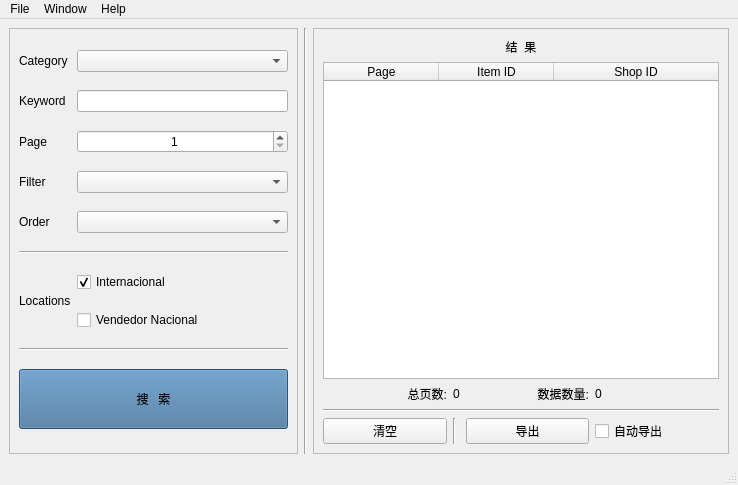
<?xml version="1.0" encoding="UTF-8"?>
<ui version="4.0">
 <class>MainWindow</class>
 <widget class="QMainWindow" name="MainWindow">
  <property name="geometry">
   <rect>
    <x>0</x>
    <y>0</y>
    <width>738</width>
    <height>485</height>
   </rect>
  </property>
  <property name="minimumSize">
   <size>
    <width>700</width>
    <height>485</height>
   </size>
  </property>
  <property name="windowTitle">
   <string>MainWindow</string>
  </property>
  <widget class="QWidget" name="centralwidget">
   <layout class="QHBoxLayout" name="horizontalLayout">
    <item>
     <widget class="QFrame" name="frame">
      <property name="minimumSize">
       <size>
        <width>250</width>
        <height>0</height>
       </size>
      </property>
      <property name="maximumSize">
       <size>
        <width>350</width>
        <height>16777215</height>
       </size>
      </property>
      <property name="frameShape">
       <enum>QFrame::StyledPanel</enum>
      </property>
      <property name="frameShadow">
       <enum>QFrame::Raised</enum>
      </property>
      <layout class="QGridLayout" name="gridLayout_2">
       <item row="6" column="0" colspan="2">
        <widget class="Line" name="line_3">
         <property name="orientation">
          <enum>Qt::Horizontal</enum>
         </property>
        </widget>
       </item>
       <item row="0" column="1">
        <widget class="QComboBox" name="category_box">
         <property name="layoutDirection">
          <enum>Qt::LeftToRight</enum>
         </property>
        </widget>
       </item>
       <item row="4" column="0">
        <widget class="QLabel" name="label_5">
         <property name="text">
          <string>Filter</string>
         </property>
        </widget>
       </item>
       <item row="9" column="0" colspan="2">
        <widget class="Line" name="line_2">
         <property name="orientation">
          <enum>Qt::Horizontal</enum>
         </property>
        </widget>
       </item>
       <item row="7" column="0" rowspan="2">
        <widget class="QLabel" name="label_6">
         <property name="text">
          <string>Locations</string>
         </property>
        </widget>
       </item>
       <item row="7" column="1">
        <widget class="QCheckBox" name="international_checkbox">
         <property name="text">
          <string>Internacional</string>
         </property>
         <property name="checked">
          <bool>true</bool>
         </property>
        </widget>
       </item>
       <item row="0" column="0">
        <widget class="QLabel" name="label">
         <property name="text">
          <string>Category</string>
         </property>
        </widget>
       </item>
       <item row="10" column="0" colspan="2">
        <widget class="QPushButton" name="search_button">
         <property name="minimumSize">
          <size>
           <width>0</width>
           <height>60</height>
          </size>
         </property>
         <property name="styleSheet">
          <string notr="true">background-color: rgb(65, 113, 156);</string>
         </property>
         <property name="text">
          <string>搜   索</string>
         </property>
        </widget>
       </item>
       <item row="3" column="1">
        <widget class="QSpinBox" name="page_box">
         <property name="alignment">
          <set>Qt::AlignCenter</set>
         </property>
         <property name="minimum">
          <number>1</number>
         </property>
         <property name="maximum">
          <number>100</number>
         </property>
        </widget>
       </item>
       <item row="5" column="1">
        <widget class="QComboBox" name="sort_box"/>
       </item>
       <item row="8" column="1">
        <widget class="QCheckBox" name="local_checkbox">
         <property name="text">
          <string>Vendedor Nacional</string>
         </property>
        </widget>
       </item>
       <item row="2" column="1">
        <widget class="QLineEdit" name="keyword_edit"/>
       </item>
       <item row="5" column="0">
        <widget class="QLabel" name="order_label">
         <property name="text">
          <string>Order</string>
         </property>
        </widget>
       </item>
       <item row="2" column="0">
        <widget class="QLabel" name="label_3">
         <property name="text">
          <string>Keyword</string>
         </property>
        </widget>
       </item>
       <item row="3" column="0">
        <widget class="QLabel" name="label_4">
         <property name="text">
          <string>Page</string>
         </property>
        </widget>
       </item>
       <item row="4" column="1">
        <widget class="QComboBox" name="filter_box"/>
       </item>
      </layout>
     </widget>
    </item>
    <item>
     <widget class="Line" name="line">
      <property name="orientation">
       <enum>Qt::Vertical</enum>
      </property>
     </widget>
    </item>
    <item>
     <widget class="QFrame" name="frame_2">
      <property name="frameShape">
       <enum>QFrame::StyledPanel</enum>
      </property>
      <property name="frameShadow">
       <enum>QFrame::Raised</enum>
      </property>
      <layout class="QGridLayout" name="gridLayout">
       <item row="3" column="0" colspan="4">
        <widget class="Line" name="line_5">
         <property name="orientation">
          <enum>Qt::Horizontal</enum>
         </property>
        </widget>
       </item>
       <item row="4" column="3">
        <widget class="QCheckBox" name="auto_save_checkbox">
         <property name="layoutDirection">
          <enum>Qt::LeftToRight</enum>
         </property>
         <property name="text">
          <string>自动导出</string>
         </property>
        </widget>
       </item>
       <item row="4" column="2">
        <widget class="QPushButton" name="save_button">
         <property name="text">
          <string>导出</string>
         </property>
        </widget>
       </item>
       <item row="4" column="1">
        <widget class="Line" name="line_4">
         <property name="orientation">
          <enum>Qt::Vertical</enum>
         </property>
        </widget>
       </item>
       <item row="4" column="0">
        <widget class="QPushButton" name="clear_button">
         <property name="text">
          <string>清空</string>
         </property>
        </widget>
       </item>
       <item row="2" column="3">
        <widget class="QLabel" name="total_data_label">
         <property name="text">
          <string>0</string>
         </property>
        </widget>
       </item>
       <item row="2" column="2">
        <widget class="QLabel" name="label_9">
         <property name="text">
          <string>数据数量:</string>
         </property>
         <property name="alignment">
          <set>Qt::AlignRight|Qt::AlignTrailing|Qt::AlignVCenter</set>
         </property>
        </widget>
       </item>
       <item row="2" column="1">
        <widget class="QLabel" name="total_page_label">
         <property name="text">
          <string>0</string>
         </property>
        </widget>
       </item>
       <item row="2" column="0">
        <widget class="QLabel" name="label_7">
         <property name="text">
          <string>总页数:</string>
         </property>
         <property name="alignment">
          <set>Qt::AlignRight|Qt::AlignTrailing|Qt::AlignVCenter</set>
         </property>
        </widget>
       </item>
       <item row="1" column="0" colspan="4">
        <widget class="QTableWidget" name="result_table">
         <property name="minimumSize">
          <size>
           <width>396</width>
           <height>0</height>
          </size>
         </property>
         <property name="sortingEnabled">
          <bool>true</bool>
         </property>
         <attribute name="horizontalHeaderCascadingSectionResizes">
          <bool>true</bool>
         </attribute>
         <attribute name="horizontalHeaderDefaultSectionSize">
          <number>115</number>
         </attribute>
         <attribute name="horizontalHeaderStretchLastSection">
          <bool>true</bool>
         </attribute>
         <attribute name="verticalHeaderVisible">
          <bool>true</bool>
         </attribute>
         <column>
          <property name="text">
           <string>Page</string>
          </property>
         </column>
         <column>
          <property name="text">
           <string>Item ID</string>
          </property>
         </column>
         <column>
          <property name="text">
           <string>Shop ID</string>
          </property>
         </column>
        </widget>
       </item>
       <item row="0" column="0" colspan="4">
        <widget class="QLabel" name="result_title_label">
         <property name="text">
          <string>结  果</string>
         </property>
         <property name="alignment">
          <set>Qt::AlignCenter</set>
         </property>
        </widget>
       </item>
      </layout>
     </widget>
    </item>
   </layout>
  </widget>
  <widget class="QMenuBar" name="menubar">
   <property name="geometry">
    <rect>
     <x>0</x>
     <y>0</y>
     <width>738</width>
     <height>26</height>
    </rect>
   </property>
   <widget class="QMenu" name="menuFile">
    <property name="title">
     <string>File</string>
    </property>
    <addaction name="actionReset"/>
    <addaction name="actionSetting"/>
    <addaction name="separator"/>
    <addaction name="actionExit"/>
   </widget>
   <widget class="QMenu" name="menuHelp">
    <property name="title">
     <string>Help</string>
    </property>
    <addaction name="actionAbout"/>
    <addaction name="actionReleaseNotes"/>
   </widget>
   <widget class="QMenu" name="menuWindow">
    <property name="title">
     <string>Window</string>
    </property>
    <addaction name="actionFullScreen"/>
    <addaction name="separator"/>
    <addaction name="actionNormal"/>
    <addaction name="actionMaximize"/>
    <addaction name="actionMinimize"/>
   </widget>
   <addaction name="menuFile"/>
   <addaction name="menuWindow"/>
   <addaction name="menuHelp"/>
  </widget>
  <widget class="QStatusBar" name="statusbar"/>
  <action name="actionAbout">
   <property name="text">
    <string>About</string>
   </property>
  </action>
  <action name="actionFullScreen">
   <property name="checkable">
    <bool>true</bool>
   </property>
   <property name="text">
    <string>Full Screen</string>
   </property>
   <property name="shortcut">
    <string>F11</string>
   </property>
  </action>
  <action name="actionNormal">
   <property name="checkable">
    <bool>true</bool>
   </property>
   <property name="text">
    <string>Normal</string>
   </property>
  </action>
  <action name="actionMaximize">
   <property name="checkable">
    <bool>true</bool>
   </property>
   <property name="text">
    <string>Maximize</string>
   </property>
  </action>
  <action name="actionMinimize">
   <property name="checkable">
    <bool>true</bool>
   </property>
   <property name="text">
    <string>Minimize</string>
   </property>
  </action>
  <action name="actionReleaseNotes">
   <property name="text">
    <string>ReleaseNotes</string>
   </property>
  </action>
  <action name="actionReset">
   <property name="text">
    <string>Reset</string>
   </property>
   <property name="shortcut">
    <string>Ctrl+R</string>
   </property>
  </action>
  <action name="actionSetting">
   <property name="text">
    <string>Setting</string>
   </property>
  </action>
  <action name="actionExit">
   <property name="text">
    <string>Exit</string>
   </property>
   <property name="shortcut">
    <string>Esc</string>
   </property>
  </action>
 </widget>
 <resources/>
 <connections/>
</ui>
